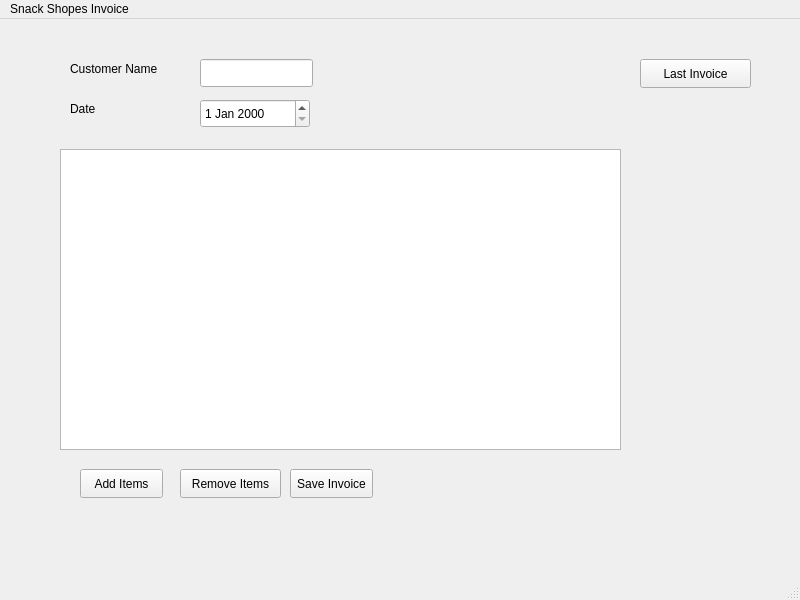
<?xml version="1.0" encoding="UTF-8"?>
<ui version="4.0">
 <class>MainWindow</class>
 <widget class="QMainWindow" name="MainWindow">
  <property name="geometry">
   <rect>
    <x>0</x>
    <y>0</y>
    <width>800</width>
    <height>600</height>
   </rect>
  </property>
  <property name="windowTitle">
   <string>MainWindow</string>
  </property>
  <widget class="QWidget" name="centralwidget">
   <widget class="QLabel" name="CustomerLabel">
    <property name="geometry">
     <rect>
      <x>70</x>
      <y>40</y>
      <width>111</width>
      <height>20</height>
     </rect>
    </property>
    <property name="text">
     <string>Customer Name</string>
    </property>
   </widget>
   <widget class="QLabel" name="DateLabel">
    <property name="geometry">
     <rect>
      <x>70</x>
      <y>80</y>
      <width>31</width>
      <height>20</height>
     </rect>
    </property>
    <property name="text">
     <string>Date</string>
    </property>
   </widget>
   <widget class="QLineEdit" name="CustomerLineEdit">
    <property name="geometry">
     <rect>
      <x>200</x>
      <y>40</y>
      <width>113</width>
      <height>28</height>
     </rect>
    </property>
   </widget>
   <widget class="QDateEdit" name="dateEdit">
    <property name="geometry">
     <rect>
      <x>200</x>
      <y>80</y>
      <width>110</width>
      <height>29</height>
     </rect>
    </property>
   </widget>
   <widget class="QTableWidget" name="ItemsTable">
    <property name="geometry">
     <rect>
      <x>60</x>
      <y>130</y>
      <width>561</width>
      <height>301</height>
     </rect>
    </property>
   </widget>
   <widget class="QPushButton" name="addItemButton">
    <property name="geometry">
     <rect>
      <x>80</x>
      <y>450</y>
      <width>83</width>
      <height>29</height>
     </rect>
    </property>
    <property name="text">
     <string>Add Items</string>
    </property>
   </widget>
   <widget class="QPushButton" name="removeItemButton">
    <property name="geometry">
     <rect>
      <x>180</x>
      <y>450</y>
      <width>101</width>
      <height>29</height>
     </rect>
    </property>
    <property name="text">
     <string>Remove Items</string>
    </property>
   </widget>
   <widget class="QPushButton" name="SaveInoviceButton">
    <property name="geometry">
     <rect>
      <x>290</x>
      <y>450</y>
      <width>83</width>
      <height>29</height>
     </rect>
    </property>
    <property name="text">
     <string>Save Invoice</string>
    </property>
   </widget>
   <widget class="QPushButton" name="loadLastInvoice">
    <property name="geometry">
     <rect>
      <x>640</x>
      <y>40</y>
      <width>111</width>
      <height>29</height>
     </rect>
    </property>
    <property name="text">
     <string>Last Invoice</string>
    </property>
   </widget>
  </widget>
  <widget class="QMenuBar" name="menubar">
   <property name="geometry">
    <rect>
     <x>0</x>
     <y>0</y>
     <width>800</width>
     <height>25</height>
    </rect>
   </property>
   <widget class="QMenu" name="menuSnack_Shopes_Invoice">
    <property name="title">
     <string>Snack Shopes Invoice</string>
    </property>
   </widget>
   <addaction name="menuSnack_Shopes_Invoice"/>
  </widget>
  <widget class="QStatusBar" name="statusbar"/>
 </widget>
 <resources/>
 <connections/>
</ui>
